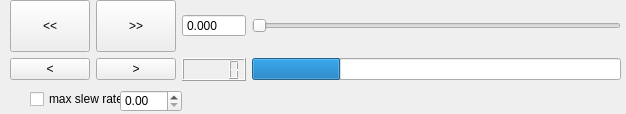
<?xml version="1.0" encoding="UTF-8"?>
<ui version="4.0">
 <class>AoControl</class>
 <widget class="QWidget" name="AoControl">
  <property name="geometry">
   <rect>
    <x>0</x>
    <y>0</y>
    <width>626</width>
    <height>114</height>
   </rect>
  </property>
  <property name="windowTitle">
   <string>AoControl</string>
  </property>
  <widget class="QWidget" name="horizontalLayoutWidget">
   <property name="geometry">
    <rect>
     <x>10</x>
     <y>0</y>
     <width>611</width>
     <height>81</height>
    </rect>
   </property>
   <layout class="QHBoxLayout" name="horizontalLayout" stretch="10">
    <item>
     <layout class="QGridLayout" name="gridLayout" columnstretch="0,0,0,100,0,0">
      <item row="0" column="3">
       <widget class="QSlider" name="slide">
        <property name="orientation">
         <enum>Qt::Horizontal</enum>
        </property>
       </widget>
      </item>
      <item row="1" column="3">
       <widget class="QProgressBar" name="progressBar">
        <property name="value">
         <number>24</number>
        </property>
        <property name="textVisible">
         <bool>false</bool>
        </property>
       </widget>
      </item>
      <item row="0" column="0">
       <widget class="QPushButton" name="buttonLeft">
        <property name="sizePolicy">
         <sizepolicy hsizetype="Fixed" vsizetype="Expanding">
          <horstretch>0</horstretch>
          <verstretch>0</verstretch>
         </sizepolicy>
        </property>
        <property name="text">
         <string>&lt;&lt;</string>
        </property>
       </widget>
      </item>
      <item row="1" column="0">
       <widget class="QPushButton" name="leftSlow">
        <property name="sizePolicy">
         <sizepolicy hsizetype="Fixed" vsizetype="Fixed">
          <horstretch>0</horstretch>
          <verstretch>0</verstretch>
         </sizepolicy>
        </property>
        <property name="text">
         <string>&lt;</string>
        </property>
       </widget>
      </item>
      <item row="0" column="1">
       <widget class="QPushButton" name="buttonRight">
        <property name="sizePolicy">
         <sizepolicy hsizetype="Fixed" vsizetype="Expanding">
          <horstretch>0</horstretch>
          <verstretch>0</verstretch>
         </sizepolicy>
        </property>
        <property name="text">
         <string>&gt;&gt;</string>
        </property>
       </widget>
      </item>
      <item row="1" column="1">
       <widget class="QPushButton" name="rightSlow">
        <property name="sizePolicy">
         <sizepolicy hsizetype="Fixed" vsizetype="Fixed">
          <horstretch>0</horstretch>
          <verstretch>0</verstretch>
         </sizepolicy>
        </property>
        <property name="text">
         <string>&gt;</string>
        </property>
       </widget>
      </item>
      <item row="0" column="2">
       <widget class="QDoubleSpinBox" name="setPoint">
        <property name="sizePolicy">
         <sizepolicy hsizetype="Minimum" vsizetype="Fixed">
          <horstretch>0</horstretch>
          <verstretch>0</verstretch>
         </sizepolicy>
        </property>
        <property name="buttonSymbols">
         <enum>QAbstractSpinBox::NoButtons</enum>
        </property>
        <property name="decimals">
         <number>3</number>
        </property>
       </widget>
      </item>
      <item row="1" column="2">
       <widget class="QLCDNumber" name="currentPoint"/>
      </item>
     </layout>
    </item>
   </layout>
  </widget>
  <widget class="QCheckBox" name="checkBox">
   <property name="geometry">
    <rect>
     <x>30</x>
     <y>90</y>
     <width>101</width>
     <height>18</height>
    </rect>
   </property>
   <property name="text">
    <string>max slew rate</string>
   </property>
  </widget>
  <widget class="QDoubleSpinBox" name="slewRate">
   <property name="geometry">
    <rect>
     <x>120</x>
     <y>90</y>
     <width>62</width>
     <height>22</height>
    </rect>
   </property>
  </widget>
  <zorder>horizontalLayoutWidget</zorder>
  <zorder>checkBox</zorder>
  <zorder>slewRate</zorder>
  <zorder>buttonRight</zorder>
 </widget>
 <resources/>
 <connections/>
</ui>
